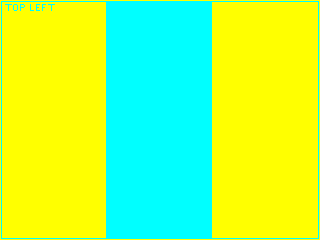
//> input picture 1bpp.bmp, 320 x 240 px, given in place of add1.bmp, which was not available
$ ./image_synthesis   (built with g++ and OpenCV 4)
//> lines starting //> are read from the running program, lines starting //| are printed output that depends on the picture; after the words box and inside, x2 and y2 are one past the last pixel; in counts of white or black regions, pixels touching at a corner belong together; pictures that were not available may be replaced by others from this repository, and a replacement may not be noted
#include <opencv2/opencv.hpp>

using namespace cv;
using namespace std;

int main()
{
	Mat image1 = imread("../add1.bmp", IMREAD_GRAYSCALE);
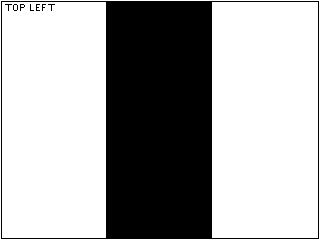
//> image1: 240 rows x 320 cols, CV_8UC1; values 179 (black) and 226 (white), 65.9% white; 8 black regions (7 under 20 px), largest, box (x1, y1, x2, y2) and area: (1, 1, 319, 239) 26124
	Mat image2 = imread("../add2.bmp", IMREAD_GRAYSCALE);
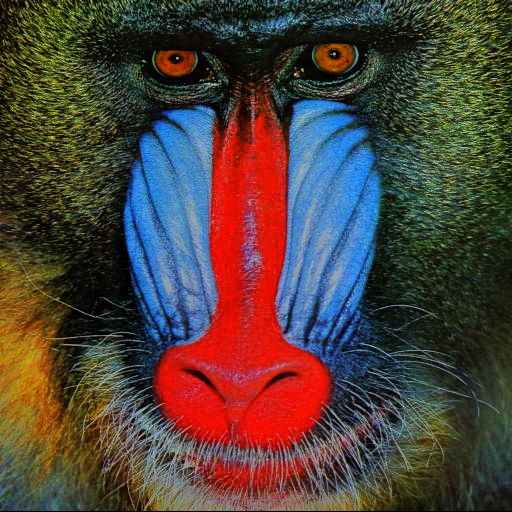
//> input picture add2.bmp, 512 x 512 px
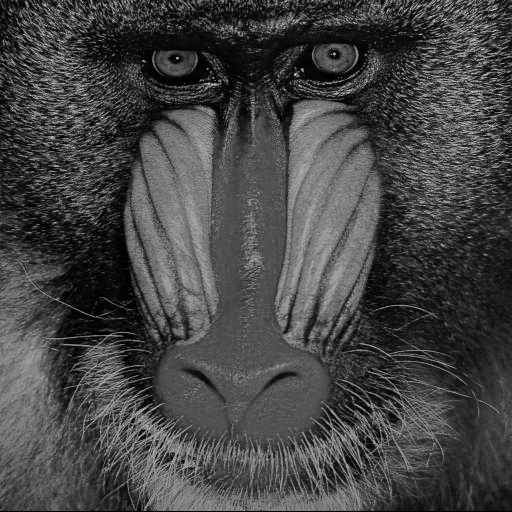
//> image2: 512 rows x 512 cols, CV_8UC1; min 0, max 222, mean 68.9
	CV_Assert(!(image1.empty() || image2.empty()));

	double alpha = 0.6, beta = 0.7;
//> (the run ends here: the program stops with an error, at `Mat add_img1 = image1 + image2;`)
